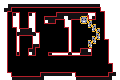

Rendered tile map (Tiled .tmx) drawn with the repository's tilesets; below, a short description and the full map source, tile grids included:
An orthogonal 30x20 tile map with 4x4 px tiles, 2 tile layers (Tile Layer 1, test), 2 tilesets.

<map version="1.10" tiledversion="1.11.2" orientation="orthogonal" renderorder="right-down" width="30" height="20" tilewidth="4" tileheight="4" infinite="0" nextlayerid="3" nextobjectid="1">
 <editorsettings>
  <export target="test_map/test_map.csv" format="csv" />
 </editorsettings>
 <tileset firstgid="1" source="../tilesets/template_tileset.tsx" />
 <tileset firstgid="49" source="ship_tileset.tsx" />
 <layer id="1" name="Tile Layer 1" width="30" height="20">
  <data encoding="csv">
34,34,34,34,34,34,34,34,34,34,34,34,34,34,34,34,34,34,34,34,34,34,34,34,34,34,34,34,34,34,
34,34,31,46,46,46,46,46,46,46,46,46,46,46,46,46,46,46,46,46,46,46,46,46,46,30,34,34,34,34,
34,31,48,0,0,0,0,0,0,0,0,0,0,0,0,0,0,0,0,0,0,0,0,0,0,45,30,34,34,34,
34,36,0,9,12,0,0,9,12,0,0,0,0,0,9,11,11,11,11,11,11,7,6,12,0,0,21,34,34,34,
34,36,0,21,36,0,0,21,36,0,0,9,11,7,42,46,30,31,46,46,46,48,45,48,0,0,21,34,34,34,
34,36,0,21,36,0,0,21,36,0,0,45,46,48,0,0,21,36,0,0,0,0,0,0,0,0,21,34,34,34,
34,36,0,45,32,0,0,21,36,0,0,0,0,0,0,0,45,32,0,0,0,0,0,0,0,0,21,34,34,34,
34,36,0,0,17,11,11,18,36,0,0,0,0,0,0,0,0,25,0,0,0,0,0,0,0,0,21,34,34,34,
34,36,0,0,29,46,46,46,35,12,0,0,0,0,0,0,0,25,0,0,0,0,0,0,0,0,21,34,34,34,
34,36,0,0,25,0,0,0,21,36,0,0,0,0,0,0,0,25,0,0,0,0,0,0,0,0,45,30,34,34,
34,36,0,0,25,0,0,0,21,36,0,0,0,0,0,0,0,25,0,0,0,0,0,0,0,0,0,21,34,34,
34,36,0,0,25,0,0,0,29,48,0,0,0,0,0,0,0,25,0,0,0,0,0,0,0,0,0,21,34,34,
34,36,0,0,25,0,0,9,20,0,0,0,0,0,0,0,0,25,0,0,9,11,12,0,0,0,0,21,34,34,
34,36,0,0,37,0,0,45,48,0,0,0,38,39,39,39,39,27,39,39,42,46,48,0,0,0,0,21,34,34,
34,36,0,0,0,0,0,0,0,0,0,0,0,0,0,0,0,0,0,0,0,0,0,0,0,0,0,21,34,34,
34,36,0,0,0,0,0,0,0,0,0,0,0,0,0,0,0,0,0,0,0,0,0,0,0,0,0,45,30,34,
34,36,0,0,0,0,0,0,0,0,0,0,0,0,0,0,0,0,0,0,0,0,0,0,0,0,0,0,21,34,
34,36,0,0,0,0,0,0,0,0,0,0,0,0,0,0,0,0,0,0,0,0,0,0,0,0,0,0,21,34,
34,19,12,0,0,0,0,0,0,0,9,11,11,11,11,11,11,11,12,0,0,0,0,0,0,0,0,9,18,34,
34,34,19,11,11,11,11,11,11,11,18,34,34,34,34,34,34,34,19,11,11,11,11,11,11,11,11,18,34,34
</data>
 </layer>
 <layer id="2" name="test" width="30" height="20">
  <data encoding="csv">
0,0,0,0,0,0,0,0,0,0,0,0,0,0,0,0,0,0,0,0,0,0,0,0,0,0,0,0,0,0,
0,0,0,0,0,0,0,0,0,0,0,0,0,0,0,0,0,0,0,0,0,0,0,0,0,0,0,0,0,0,
0,0,0,0,0,0,0,0,0,0,0,0,0,0,0,0,0,0,0,0,0,0,0,0,0,0,0,0,0,0,
0,0,0,0,0,0,0,0,0,0,0,0,0,0,0,0,0,0,0,0,0,0,0,0,0,0,0,0,0,0,
0,0,0,0,0,0,0,0,0,0,0,0,0,0,0,0,0,0,0,0,50,51,0,0,0,0,0,0,0,0,
0,0,0,0,0,0,0,0,0,0,0,0,0,0,0,0,0,0,0,0,62,63,50,0,0,0,0,0,0,0,
0,0,0,0,0,0,0,0,0,0,0,0,0,0,0,0,0,0,0,0,0,0,63,50,0,0,0,0,0,0,
0,0,0,0,0,0,0,0,0,0,0,0,0,0,0,0,0,0,0,0,0,0,0,63,50,0,0,0,0,0,
0,0,0,0,0,0,0,0,0,0,0,0,0,0,0,0,0,0,0,0,75,0,0,0,51,0,0,0,0,0,
0,0,0,0,0,0,0,0,0,0,0,0,0,0,0,0,0,0,0,0,0,0,0,51,62,0,0,0,0,0,
0,0,0,0,0,0,0,0,0,0,0,0,0,0,0,0,0,0,0,0,0,0,51,62,0,0,0,0,0,0,
0,0,0,0,0,0,0,0,0,0,0,0,0,0,0,0,0,0,0,0,0,0,62,0,0,0,0,0,0,0,
0,0,0,0,0,0,0,0,0,0,0,0,0,0,0,0,0,0,0,0,0,0,0,0,0,0,0,0,0,0,
0,0,0,0,0,0,0,0,0,0,0,0,0,0,0,0,0,0,0,0,0,0,0,0,0,0,0,0,0,0,
0,0,0,0,0,0,0,0,0,0,0,0,0,0,0,0,0,0,0,0,0,0,0,0,0,0,0,0,0,0,
0,0,0,0,0,0,0,0,0,0,0,0,0,0,0,0,0,0,0,0,0,0,0,0,0,0,0,0,0,0,
0,0,0,0,0,0,0,0,0,0,0,0,0,0,0,0,0,0,0,0,0,0,0,0,0,0,0,0,0,0,
0,0,0,0,0,0,0,0,0,0,0,0,0,0,0,0,0,0,0,0,0,0,0,0,0,0,0,0,0,0,
0,0,0,0,0,0,0,0,0,0,0,0,0,0,0,0,0,0,0,0,0,0,0,0,0,0,0,0,0,0,
0,0,0,0,0,0,0,0,0,0,0,0,0,0,0,0,0,0,0,0,0,0,0,0,0,0,0,0,0,0
</data>
 </layer>
</map>
